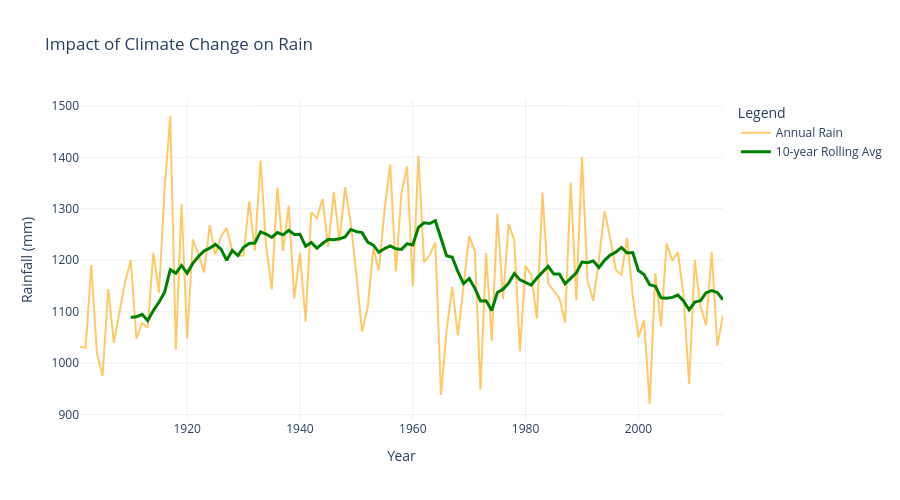

The notebook cell this image was saved under:
### Code cell
#calculate rolling average to evaluate impact of climate change

rainfall_data['10-Year Rolling Avg'] = rainfall_data['ANNUAL'].rolling(window=10).mean()

climate_fig = GO.Figure()

climate_fig.add_trace(GO.Scatter(
    x = rainfall_data['YEAR'],
    y = rainfall_data['ANNUAL'],
    mode = 'lines',
    name = 'Annual Rain',
    line = dict(color = 'orange', width = 2),
    opacity = 0.6
))

climate_fig.add_trace(GO.Scatter(
    x = rainfall_data['YEAR'],
    y = rainfall_data['10-Year Rolling Avg'],
    mode = 'lines',
    name = '10-year Rolling Avg',
    line = dict(color = 'green', width = 3)
))

climate_fig.update_layout(
    title = 'Impact of Climate Change on Rain',
    xaxis_title = 'Year',
    yaxis_title = 'Rainfall (mm)',
    template = 'plotly_white',
    legend = dict(title ='Legend'),
    height = 500
)

climate_fig.show()
